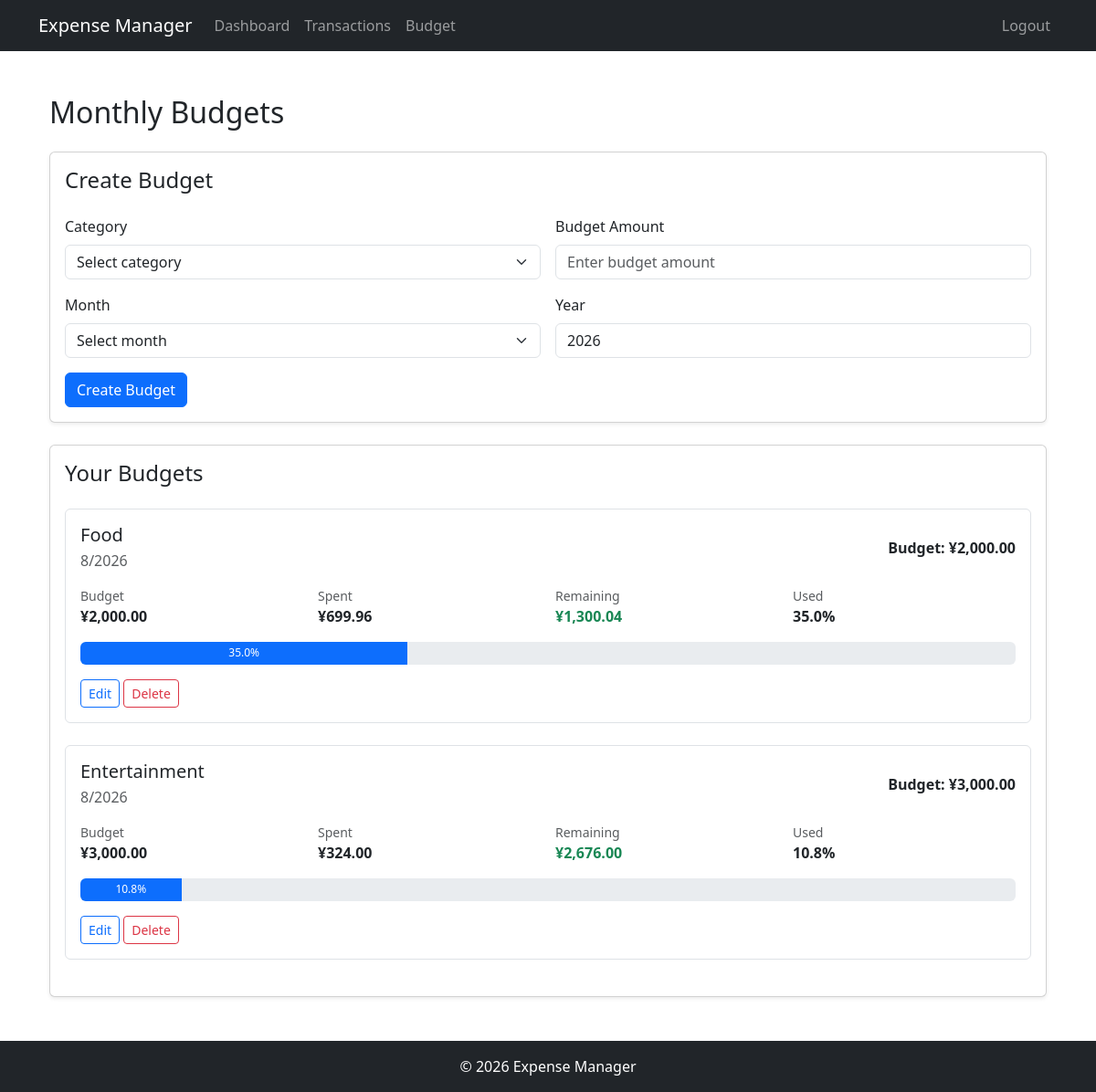
The page /budgets (signed in) on the database its author committed.
### app.py (models this page shows)
class Category(db.Model):
    __tablename__ = "categories"
    id = db.Column(
        db.Integer,
        primary_key=True
    )
    name = db.Column(
        db.String(100),
        unique=True,
        nullable=False
    )
    transactions = db.relationship(
        "Transaction",
        back_populates="category"
    )

class Budget(db.Model):
    __tablename__ = "budgets"
    id = db.Column(
        db.Integer,
        primary_key=True
    )
    user_id = db.Column(
        db.Integer,
        db.ForeignKey("users.id"),
        nullable=False
    )
    category_id = db.Column(
        db.Integer,
        db.ForeignKey("categories.id"),
        nullable=False
    )
    amount = db.Column(
        db.Numeric(12, 2),
        nullable=False
    )
    month = db.Column(
        db.Integer,
        nullable=False
    )
    year = db.Column(
        db.Integer,
        nullable=False
    )
    created_at = db.Column(
        db.DateTime,
        default=datetime.utcnow
    )
    user = db.relationship(
        "User",
        backref="budgets"
    )
    category = db.relationship(
        "Category",
        backref="budgets"
    )
    __table_args__ = (
        db.UniqueConstraint(
            "user_id",
            "category_id",
            "month",
            "year",
            name="uq_budget_user_category_month_year"
        ),
    )

### app.py (the view, shortened to what this page needs)
@app.route(
    "/budgets",
    methods=["GET", "POST"]
)
@login_required
def budgets():
    categories = Category.query.order_by(
        Category.name
    ).all()
    user_budgets = Budget.query.filter_by(
        user_id=current_user.id
    ).order_by(
        Budget.year.desc(),
        Budget.month.desc(),
        Budget.category_id.asc()
    ).all()
    budget_progress = get_budget_progress(
        user_budgets
    )
    return render_template(
        "budget.html",
        budgets=budget_progress,
        categories=categories,
        current_year=date.today().year
    )

### app.py (called while the page is built)
@login_manager.user_loader
def load_user(user_id):
    return db.session.get(
        User,
        int(user_id)
    )

### templates/budget.html (shortened to what this page needs)
{% extends "base.html" %}
{% block content %}
<div class="container">
    <div class="d-flex justify-content-between align-items-center mb-4">
        <h2 class="mb-0">
            Monthly Budgets
        </h2>
    </div>
    <div class="card shadow-sm mb-4">
        <div class="card-body">
            {% if edit_budget %}
                <h4 class="card-title mb-4">
                    Edit Budget
                </h4>
                <form
                    method="POST"
                    action="{{ url_for('edit_budget', budget_id=edit_budget.id) }}"
                >
            {% else %}
                <h4 class="card-title mb-4">
                    Create Budget
                </h4>
                <form
                    method="POST"
                    action="{{ url_for('budgets') }}"
                >
            {% endif %}
                <div class="row g-3">
                    <div class="col-12 col-md-6">
                        <label
                            for="category_id"
                            class="form-label"
                        >
                            Category
                        </label>
                        <select
                            class="form-select"
                            id="category_id"
                            name="category_id"
                            required
                        >
                            <option
                                value=""
                                disabled
                                {% if not edit_budget %}
                                    selected
                                {% endif %}
                            >
                                Select category
                            </option>
                        </select>
                    </div>
                    <div class="col-12 col-md-6">
                        <label
                            for="amount"
                            class="form-label"
                        >
                            Budget Amount
                        </label>
                        <input
                            type="number"
                            class="form-control"
                            id="amount"
                            name="amount"
                            min="0.01"
                            step="0.01"
                            placeholder="Enter budget amount"
                            value="{% if edit_budget %}{{ edit_budget.amount }}{% endif %}"
                            required
                        >
                    </div>
                    <div class="col-12 col-md-6">
                        <label
                            for="month"
                            class="form-label"
                        >
                            Month
                        </label>
                        <select
                            class="form-select"
                            id="month"
                            name="month"
                            required
                        >
                            <option
                                value=""
                                disabled
                                {% if not edit_budget %}
                                    selected
                                {% endif %}
                            >
                                Select month
                            </option>
                        </select>
                    </div>
                    <div class="col-12 col-md-6">
                        <label
                            for="year"
                            class="form-label"
                        >
                            Year
                        </label>
                        <input
                            type="number"
                            class="form-control"
                            id="year"
                            name="year"
                            min="1"
                            step="1"
                            placeholder="e.g. 2026"
                            value="{% if edit_budget %}{{ edit_budget.year }}{% else %}{{ current_year }}{% endif %}"
                            required
                        >
                    </div>
                    <div class="col-12">
                        {% if edit_budget %}
                            <button
                                type="submit"
                                class="btn btn-primary"
                            >
                                Save Changes
                            </button>
                            <a
                                href="{{ url_for('budgets') }}"
                                class="btn btn-secondary"
                            >
                                Cancel
                            </a>
                        {% else %}
                            <button
                                type="submit"
                                class="btn btn-primary"
                            >
                                Create Budget
                            </button>
                        {% endif %}
                    </div>
                </div>
            </form>
        </div>
    </div>
    <div class="card shadow-sm">
        <div class="card-body">
            <h4 class="card-title mb-4">
                Your Budgets
            </h4>
            {% if budgets %}
                {% for progress in budgets %}
                    <div class="border rounded p-3 mb-4">
                        <div class="d-flex justify-content-between align-items-center mb-3">
                            <div>
                                <h5 class="mb-1">
                                    {{ progress.budget.category.name }}
                                </h5>
                                <span class="text-muted">
                                    {{ progress.budget.month }}/{{ progress.budget.year }}
                                </span>
                            </div>
                            <div class="text-end">
                                <div class="fw-bold">
                                    Budget:
                                    ¥{{ "{:,.2f}".format(progress.budget.amount) }}
                                </div>
                            </div>
                        </div>
                        <div class="row g-3 mb-3">
                            <div class="col-12 col-md-3">
                                <div class="text-muted small">
                                    Budget
                                </div>
                                <div class="fw-bold">
                                    ¥{{ "{:,.2f}".format(progress.budget.amount) }}
                                </div>
                            </div>
                            <div class="col-12 col-md-3">
                                <div class="text-muted small">
                                    Spent
                                </div>
                                <div class="fw-bold">
                                    ¥{{ "{:,.2f}".format(progress.amount_spent) }}
                                </div>
                            </div>
                            <div class="col-12 col-md-3">
                                <div class="text-muted small">
                                    Remaining
                                </div>
                                {% if progress.exceeded %}
                                    <div class="fw-bold text-danger">
                                        -¥{{ "{:,.2f}".format(progress.remaining_amount|abs) }}
                                    </div>
                                {% else %}
                                    <div class="fw-bold text-success">
                                        ¥{{ "{:,.2f}".format(progress.remaining_amount) }}
                                    </div>
                                {% endif %}
                            </div>
                            <div class="col-12 col-md-3">
                                <div class="text-muted small">
                                    Used
                                </div>
                                <div class="fw-bold">
                                    {{ "{:,.1f}".format(progress.percentage_used) }}%
                                </div>
                            </div>
                        </div>
                        <div class="progress" style="height: 25px;">
                            <div
                                class="progress-bar {% if progress.exceeded %}bg-danger{% elif progress.percentage_used >= 80 %}bg-warning{% endif %}"
                                role="progressbar"
                                style="width: {{ progress.progress_percentage }}%;"
                                aria-valuenow="{{ progress.progress_percentage }}"
                                aria-valuemin="0"
                                aria-valuemax="100"
                            >
                                {{ "{:,.1f}".format(progress.percentage_used) }}%
                            </div>
                        </div>
                        <div class="mt-3">
                            <a
                                href="{{ url_for('edit_budget', budget_id=progress.budget.id) }}"
                                class="btn btn-sm btn-outline-primary"
                            >
                                Edit
                            </a>
                            <form
                                method="POST"
                                action="{{ url_for('delete_budget', budget_id=progress.budget.id) }}"
                                class="d-inline"
                                onsubmit="return confirm('Are you sure you want to delete this budget?');"
                            >
                                <button
                                    type="submit"
                                    class="btn btn-sm btn-outline-danger"
                                >
                                    Delete
                                </button>
                            </form>
                        </div>
                    </div>
                {% endfor %}
            {% endif %}
        </div>
    </div>
</div>
{% endblock %}

### static/css/style.css (style rules this page uses)
body { min-height: 100vh; display: flex; flex-direction: column; }

### rows shown on the page
Category: budget.category.name "Food"
Budget: budget.month "8", budget.year "2026", budget.amount "2,000.00", budget.amount "2,000.00"
Category: budget.category.name "Entertainment"
Budget: budget.month "8", budget.year "2026", budget.amount "3,000.00", budget.amount "3,000.00"

### other values the page prints
{{ "{:,.2f}".format(progress.amount_spent) }} "699.96" "324.00"
{{ "{:,.2f}".format(progress.remaining_amount) }} "1,300.04" "2,676.00"
{{ "{:,.1f}".format(progress.percentage_used) }} "35.0" "10.8"
